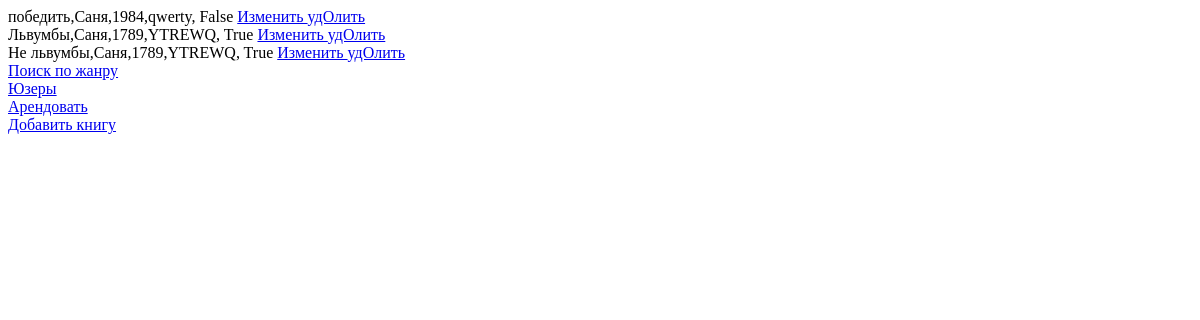
The app's page /, older data.
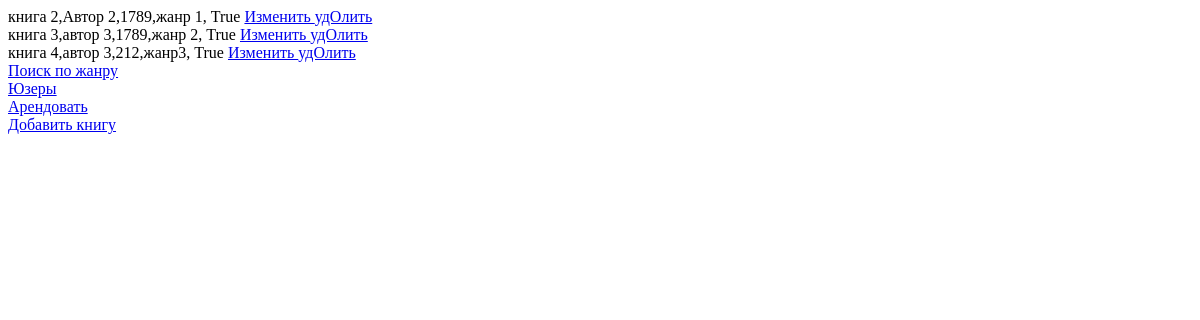
The same page, newer data.
### management/models.py (models this page shows, shortened)
class Book(models.Model):
    class Meta:
        verbose_name = 'Книга'
        verbose_name_plural = 'Книги'
    title = models.CharField(max_length=100,verbose_name='Книга')
    author = models.CharField(max_length=100,verbose_name='Автор')
    published_year = models.IntegerField(verbose_name='Год публигации')
    genre = models.CharField(max_length=100,verbose_name='Жанр')
    is_available = models.BooleanField(default=True,verbose_name='Аренда')

### management/views.py (the view)
# urls.py: path('',views.book,name='book'),
def book(request):
    if request.method == 'POST':
        form = Book(request.POST)
        form.save()
    bk = Book.objects.all()
    form = Book()
    contex = {
        'bk' : bk,
        'form': form
    }
    return render(request,'base.html', contex)

### management/templates/base.html (shortened to what this page needs)
<!DOCTYPE html>
<html lang="en">
<head>
</head>
<body>
    <form method="post">
        {% for b in bk %}
            {{ b.title }},{{ b.author }},{{ b.published_year }},{{ b.genre }}, {{ b.is_available }}
            <a href="{% url 'edit_book' b.id %}">Изменить </a> <a href="{% url 'delete_book' b.id %}">удОлить</a><br>
        {% endfor %}
    </form>
    <a href="{% url 'search' %}">Поиск по жанру</a><br>
    <a href="{% url 'users' %}">Юзеры</a><br>
    <a href="{% url 'rent' %}">Арендовать</a><br>
    <a href="{% url 'add_book' %}">Добавить книгу</a>
</body>
</html>

Row changes from the older to the newer data that the page shows:
removed Book: title "победить", author "Саня", published_year "1984", genre "qwerty", is_available "False"
changed Book: title "Львумбы" → "книга 2"; author "Саня" → "Автор 2"; genre "YTREWQ" → "жанр 1"
changed Book: title "Не львумбы" → "книга 3"; author "Саня" → "автор 3"; genre "YTREWQ" → "жанр 2"
added Book: title "книга 4", author "автор 3", published_year "212", genre "жанр3", is_available "True"
